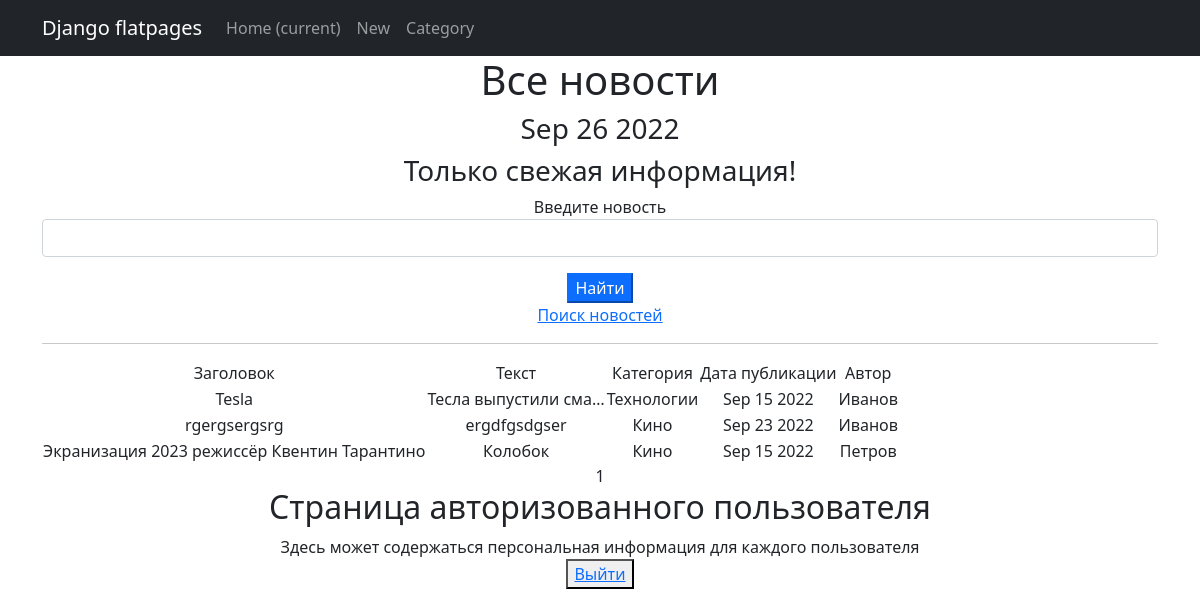
Page /news/ on the committed database.
### newsproj/models.py (models this page shows, shortened)
class New(models.Model):
    author_new = models.ForeignKey('Author', on_delete=models.CASCADE, verbose_name='Автор')
    category_new = models.ManyToManyField('Category', verbose_name = 'Категория')
    date_create = models.DateTimeField(default=timezone.now, verbose_name = 'Дата публикации')
    description = models.TextField(verbose_name = 'Текст')
    name = models.CharField(max_length=50, unique=True, verbose_name = 'Заголовок')

class Category(models.Model):
    name = models.CharField(max_length=20, unique=True)

class Author(models.Model):
    name = models.CharField(max_length = 255)
    def __str__(self):
        return f'{self.name}'

### newsproj/views.py (the view)
# urls.py: path('', NewsList.as_view(), name='news_list'),
class NewsList(ListView):
    model = New
    ordering = 'name'
    template_name = 'news.html'
    context_object_name = 'news'
    paginate_by = 10 # вот так мы можем указать количество записей на странице
    def get_queryset(self):
        queryset = super().get_queryset()
        self.filterset = New_Filter(self.request.GET, queryset)
        return self.filterset.qs
    def get_context_data(self, **kwargs):
        context = super().get_context_data(**kwargs)
        context['time_now'] = datetime.utcnow()
        context['next_sale'] = None
        context['filterset'] = New_Filter (self.request.GET, queryset=self.get_queryset())
        return context

### newsproj/templatetags/custom_filters.py (called while the page is built)
@register.filter()
def censor(value):
   if isinstance(value, str):
      words = value.split()
      for word in words:
         if word == 'Редиска':
            value = value.replace("Редиска", "Р******")
   return f'{value}'

### templates/news.html (shortened to what this page needs)
{% extends 'flatpages/default.html' %}
{% load custom_filters %}
{% load custom_tags %}
{% block content %}
   <h1>Все новости</h1>
   <h3>{{ time_now|date:'M d Y' }}</h3>
   <h3>{{ next_sale|default_if_none:"Только свежая информация!" }}</h3>
    <form action="" method="get" >
    <label for="{{ filterset.form.name__icontains.pk_for_label }}">Введите новость</label>
    <input
        id="{{ filterset.form.name__icontains.pk }}"
        name="{{ filterset.form.name__icontains.name }}"
        value="{{ filterset.form.name__icontains.value }}"
        class="form-control"
    >
    <input type="submit" class="mt-3 btn-primary" value="Найти" />
    </form>
<a href="http://127.0.0.1:8000/news/search/">Поиск новостей</a>
   <hr>
   {% if news %}
       <table>
           <tr>
               <td>Заголовок</td>
               <td>Текст</td>
               <td>Категория</td>
               <td>Дата публикации</td>
               <td>Автор</td>
           </tr>
           {% for new in news %}
           <tr>
               <td>{{ new.name }}</td>
               <td>{{ new.description|truncatechars:20|censor }}</td>
               <td>
                   {% for cat in new.category_new.all %}
                       {{ cat.name }}
                   {% endfor %}
               </td>
               <td>{{ new.date_create|date:'M d Y' }}</td>
               <td>{{ new.author_new }}</td>
               <td><a href="{{ p.get_absolute_url }}"></a></td>
           </tr>
           {% endfor %}
       </table>
   {% else %}
       <h2>Новостей нет!</h2>
   {% endif %}
   {{ page_obj.number }}
<h2>Страница авторизованного пользователя {{request.user.username}}</h2>
<div> Здесь может содержаться персональная информация для каждого пользователя </div>
<button> <a href="sign/logout/">Выйти</a> </button>
{% endblock content %}

### rows in the picture
New: name "Tesla", description|censor "Тесла выпустили сма…", date_create "Sep 15 2022", author_new "Иванов"
Category: name "Технологии"
New: name "rgergsergsrg", description|censor "ergdfgsdgser", date_create "Sep 23 2022", author_new "Иванов"
Category: name "Кино"
New: name "Экранизация 2023 режиссёр Квентин Тарантино", description|censor "Колобок", date_create "Sep 15 2022", author_new "Петров"

### other values in the picture
{{ time_now|date:'M d Y' }} "Sep 26 2022"
{{ next_sale|default_if_none:"Только свежая информация!" }} "Только свежая информация!"
{{ page_obj.number }} "1"
